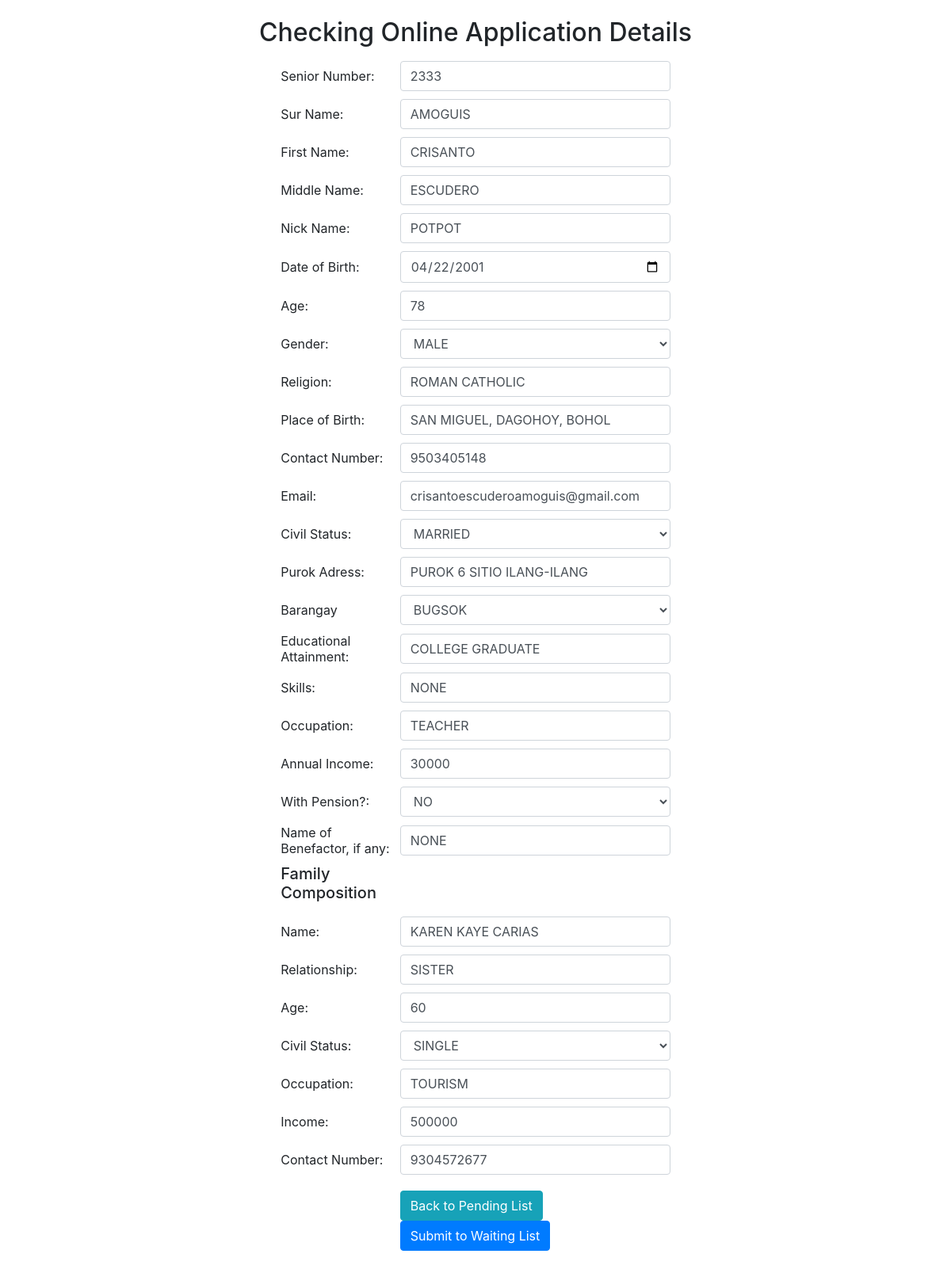
Screenshot of /admin/edit-ol-reg-pending.php?id=59 with the database file from the repository.
### tables this page shows
CREATE TABLE `tblonline_registration` (
  `ID` int(10) NOT NULL,
  `StuID` varchar(200) DEFAULT NULL,
  `SurName` varchar(200) DEFAULT NULL,
  `MiddleName` varchar(200) DEFAULT NULL,
  `FirstName` varchar(200) DEFAULT NULL,
  `NickName` varchar(250) NOT NULL,
  `DOB` date DEFAULT NULL,
  `Age` bigint(11) DEFAULT NULL,
  `Gender` varchar(50) DEFAULT NULL,
  `Religion` varchar(200) DEFAULT NULL,
  `PoB` varchar(500) DEFAULT NULL,
  `ContactNumber` bigint(11) DEFAULT NULL,
  `CitiEmail` varchar(200) DEFAULT NULL,
  `CivilStatus` varchar(200) DEFAULT NULL,
  `PuAddress` varchar(200) DEFAULT NULL,
  `Barangay` varchar(200) DEFAULT NULL,
  `EduAt` varchar(200) DEFAULT NULL,
  `Skills` varchar(200) DEFAULT NULL,
  `Occupation` varchar(200) DEFAULT NULL,
  `AnIncome` varchar(50) DEFAULT NULL,
  `NoB` varchar(200) DEFAULT NULL,
  `FcName` mediumtext DEFAULT NULL,
  `Relationship` mediumtext DEFAULT NULL,
  `FcAge` bigint(11) DEFAULT NULL,
  `FcCiviStatus` varchar(200) DEFAULT NULL,
  `FcIncome` varchar(50) DEFAULT NULL,
  `Fcoccupation` varchar(200) DEFAULT NULL,
  `AltenateNumber` bigint(11) DEFAULT NULL,
  `DateofAdmission` timestamp NULL DEFAULT current_timestamp(),
  `Pension` varchar(50) DEFAULT NULL,
  `Status` varchar(25) DEFAULT NULL
);

### admin/edit-ol-reg-pending.php (the view, shortened to what this page needs)
<?php
require 'connect.php';
?>
<html>
	<head>
		<link rel="stylesheet" href="css/bootstrap.min.css">
		<link rel="stylesheet" type="text/css" href="https://stackpath.bootstrapcdn.com/font-awesome/4.7.0/css/font-awesome.min.css">
	</head>
	<body>
		<table width="70%" cellpadding="2" cellspacing="2" align="center" style="margin-top:20px;">
			<tr>
				<td align="center"><h2>Checking Online Application Details</h2></td>
			</tr>
			<tr>
				<td>
					<?php
					$stmt = $mysqli->prepare("SELECT `StuID`, `SurName`, `FirstName`, `MiddleName`, `NickName`, `DOB`, `Age`, `Gender`, `Religion`, `PoB`, `ContactNumber`, `CitiEmail`, `CivilStatus`, `PuAddress`, `Barangay`, `EduAt`, `Skills`, `Occupation`, `AnIncome`, `NoB`, `FcName`, `Relationship`, `FcAge`, `FcCiviStatus`, `Fcoccupation`, `FcIncome`, `AltenateNumber`, `Pension` FROM `tblonline_registration` WHERE `id` = ?");
					$stmt->bind_param("i", $_GET['id']);
					$stmt->execute();
					$stmt->store_result();
					if( $stmt->num_rows == 1 ) {
						$stmt->bind_result($stuid, $stuname, $fname, $mname, $nname, $dob, $age, $gender, $religion, $pob, $connum, $stuemail, $cstatus, $paddress, $barangay, $eduat, $skills, $occu, $anincome, $nob, $fcname, $fcrelationship, $fcage, $fcstatus, $fcoccu, $fcincome, $altconnum, $pension);
					?>
					<form class="forms-sample" method="post" enctype="multipart/form-data">
						<table width="60%" cellpadding="5" cellspacing="5" align="center">
						<tr class="form-group">
							<td style="width:30%">Senior Number:</td>
							<td><input required class="form-control" type="text" name="stuid" style="width:100%;" placeholder="Enter Senior ID Number" value="<?=$stuid?>"></td>
						</tr>
						<tr>
							<td style="width:30%">Sur Name:</td>
							<td><input pattern="[^\d]*" required class="form-control" style="text-transform: uppercase" type="text" name="stuname" style="width:100%;" placeholder="Enter Sur Name" value="<?=$stuname?>"></td>
						</tr>
						<tr>
							<td style="width:30%">First Name:</td>
							<td><input pattern="[^\d]*" required class="form-control" style="text-transform: uppercase" type="text" name="fname" style="width:100%;" placeholder="Enter First Name" value="<?=$fname?>"></td>
						</tr>
						<tr>
							<td style="width:30%">Middle Name:</td>
							<td><input pattern="[^\d]*" required class="form-control" style="text-transform: uppercase" type="text" name="mname" style="width:100%;" placeholder="Enter Middle Name" value="<?=$mname?>"></td>
						</tr>
						<tr>
							<td style="width:30%">Nick Name:</td>
							<td><input pattern="[^\d]*" title="Please enter letters only" style="text-transform: uppercase" required type="text" class="form-control" name="nname" value="<?=$nname?>" style="width:100%;" placeholder="Enter Nick Name"></td>
						</tr>
						<tr>
							<td style="width:30%">Date of Birth:</td>
							<td><input id="txtbirthdate" required class="form-control"  maxlength="10" type="date" name="dob" onkeyup="getAgeVal(0)" onblur="getAgeVal(0);" style="width:100%;" value="<?=$dob?>"></td>
						</tr>
						<tr>
							<td style="width:30%">Age:</td>
							<td><input type="text" name="age" value="<?=$age?>" id="txtage" class="form-control"  maxlength="10" pattern="[0-9]+" autocomplete="off"></td>
						</tr>
						<tr>
							<td style="width:30%">Gender:</td>
							<td><select style="text-transform: uppercase" name="gender" value="" class="form-control" required='true'>
                        <option value="<?=$gender?>"><?=$gender?></option>
                  </select>
							</td>
						</tr>
						<tr>
							<td style="width:30%">Religion:</td>
							<td><input pattern="[^\d]*" style="text-transform: uppercase" type="text" name="religion" value="<?=$religion?>" class="form-control" placeholder="Enter your Religion" required='true'></td>
						</tr>
						<tr>
							<td style="width:30%">Place of Birth:</td>
							<td><input pattern="[^\d]*" style="text-transform: uppercase" type="text" name="pob" value="<?=$pob?>" class="form-control" placeholder="Enter your Place of Birth" required='true'></td>
						</tr>
						<tr>
						<td style="width:30%">Contact Number:</td>
							<td><input type="text" name="connum" value="<?=$connum?>" class="form-control" placeholder="Enter your Contact Number" required='true' maxlength="11" pattern="[0-9]+"></td>
						</tr>
						<tr>
						<td style="width:30%">Email:</td>
							<td><input type="text" name="stuemail" value="<?=$stuemail?>" class="form-control" placeholder="Enter your Email" required='true'></td>
						</tr>
						<tr>
						<td style="width:30%">Civil Status:</td>
							<td><select style="text-transform: uppercase" name="cstatus" value="" class="form-control" required='true'>
                          <option value="<?=$cstatus?>"><?=$cstatus?></option>
                        </select></td>
						</tr>
						<tr>
						<td style="width:30%">Purok Adress:</td>
							<td> <input style="text-transform: uppercase" type="text" name="paddress" value="<?=$paddress?>" class="form-control" placeholder="Enter your Purok Address" required='true'></td>
						</tr>
						<tr>
							<td style="width:30%">Barangay</td>
							<td><select style="text-transform: uppercase"  name="barangay" value="<?=$barangay?>" class="form-control" required='true'>
                        <option value="<?=$barangay?>"><?=$barangay?></option>
                        </select></td>
						</tr>
						<tr>
						<td style="width:30%">Educational Attainment:</td>
							<td><input pattern="[^\d]*" style="text-transform: uppercase" type="text" name="eduat" value="<?=$eduat?>" class="form-control" placeholder="Enter your Educational Attainment" required='true'></td>
						</tr>
						<tr>
						<td style="width:30%">Skills:</td>
							<td> <input pattern="[^\d]*" style="text-transform: uppercase" type="text" name="skills" value="<?=$skills?>" class="form-control" placeholder="Enter your Skills" required='true'></td>
						</tr>
						<tr>
						<td style="width:30%">Occupation:</td>
							<td><input pattern="[^\d]*" style="text-transform: uppercase" type="text" name="occu" value="<?=$occu?>" class="form-control" required='true'></td>
						</tr>
						<tr>
						<td style="width:30%">Annual Income:</td>
							<td> <input id="anincome" type="text" name="anincome" value="<?=$anincome?>" class="form-control" placeholder="Enter your Annual Income" required='true' maxlength="20"></td>
						</tr>
						<tr>
						<td style="width:30%">With Pension?:</td>
							<td><select style="text-transform: uppercase" name="pension" value="" class="form-control" required='true'>
                          <option value="<?=$pension?>"><?=$pension?></option>
                        </select></td>
						</tr>
						<tr>
						<td style="width:30%">Name of Benefactor, if any:</td>
							<td> <input pattern="[^\d]*" style="text-transform: uppercase" type="text" name="nob" value="<?=$nob?>" class="form-control" placeholder="Enter the name of your benefactor" required='true'></td>
						</tr>
						<div>
							<td style="font-weight: bold;"><h5>Family Composition</h5></td>
							</div>
					<tr>
					  <td style="width:30%">Name:</td>
							<td><input pattern="[^\d]*" style="text-transform: uppercase" type="text" name="fcname" value="<?=$fcname?>" class="form-control" placeholder="Enter Name of Benefactor" required='true'></td>
						</tr>
						<tr>
						<td style="width:30%">Relationship:</td>
							<td> <input pattern="[^\d]*" style="text-transform: uppercase" type="text" name="fcrelationship" value="<?=$fcrelationship?>" class="form-control" placeholder="Enter your Relationship" required='true'></td>
						</tr>
						<tr>
						<td style="width:30%">Age:</td>
							<td><input type="text" name="fcage" value="<?=$fcage?>" class="form-control" placeholder="Enter Age" required='true' maxlength="10" pattern="[0-9]+"></td>
						</tr>
						<tr>
						<td style="width:30%">Civil Status:</td>
							<td> <select style="text-transform: uppercase" name="fcstatus" value="" class="form-control" required='true'>
                          <option value="<?=$fcstatus?>"><?=$fcstatus?></option>
                        </select></td>
						</tr>
						<tr>
					  <td style="width:30%">Occupation:</td>
							<td><input pattern="[^\d]*" style="text-transform: uppercase" type="text" name="fcoccu" value="<?=$fcoccu?>" class="form-control" placeholder="Enter Occupation" required='true'></td>
						</tr>
						<tr>
						<td style="width:30%">Income:</td>
							<td><input  id="anincome2" type="text" name="fcincome" value="<?=$fcincome?>" class="form-control" placeholder="Enter Income" required='true' maxlength="20"></td>
						</tr>
						<tr>
						<td style="width:30%">Contact Number:</td>
							<td> <input type="text" name="altconnum" value="<?=$altconnum?>" class="form-control" placeholder="Enter Contact Number" required='true' maxlength="11" pattern="[0-9]+"></td>
						</tr>
                        <tr>
							<td><input type="hidden" style="text-transform: uppercase" name="status" value="Approved" class="form-control" required='true'></td>
						</tr>
						<tr>
							<td></td>
							<td>
							<a href="pending-list.php" class="btn btn-info">Back to Pending List</a>
								<button type="submit" name="btnSubmit" class="btn btn-primary">Submit to Waiting List</button>
							</td>
						</tr>
						</table>
					</form>
					<?php } else {
						echo "Invalid employee";
					} ?>
				</td>
			</tr>
		</table>
	</body>
</html>

### rows the page displays
tblonline_registration: stuid "2333", stuname "amoguis", fname "crisanto", mname "escudero", nname "potpot", dob "04/22/2001", age "78", gender "Male", religion "roman catholic", pob "san miguel, dagohoy, bohol", connum "9503405148", stuemail "crisantoescuderoamoguis@gmail.com", cstatus "Married", paddress "purok 6 sitio ilang-ilang", barangay "Bugsok", eduat "college graduate", skills "none", occu "teacher", anincome "30000", pension "No", nob "none", fcname "karen kaye carias", fcrelationship "sister", fcage "60", fcstatus "Single", fcoccu "tourism", fcincome "500000", altconnum "9304572677"
